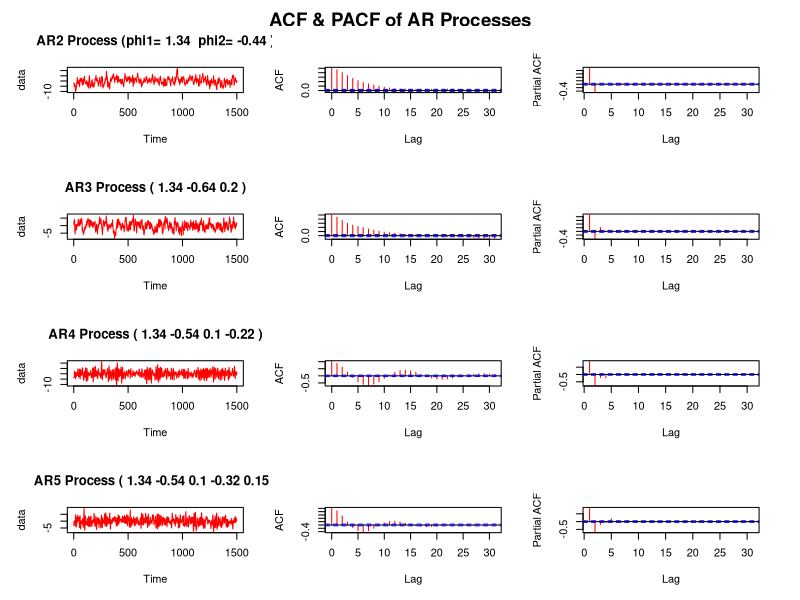

Write the R code that produced this figure.
# Remove all variables from the RStudio Memory
rm(list = ls())
# Remove all visuals from the RStudio Memory
try(dev.off())

# This script allows you to examine the ACF and PACF plots of AR Processes.
# The spikes of PACF plot indicate the order of the AR process


par(mfrow=c(4,3), oma=c(0,1,1,1))
phi1 = 1.34; phi2 = -0.44;
data = arima.sim(n = 1500, list(ar = c(phi1, phi2)))
plot(data, main = paste("AR2 Process (phi1=", phi1," phi2=",phi2,")" ), col='red') 
acf(data, type='correlation', main='', col='red')
acf(data, type='partial',main='', col='red')

phi1 = 1.34; phi2 = -0.64; phi3=0.2
data = arima.sim(n = 1500, list(ar = c(phi1, phi2, phi3)))
plot(data, main = paste("AR3 Process (",phi1, phi2, phi3,')'), col='red') 
acf(data, type='correlation', main='', col='red')
acf(data, type='partial',main='', col='red')

phi1 = 1.34; phi2 = -0.54; phi3=0.1; phi4=-0.22
data = arima.sim(n = 1500, list(ar = c(phi1, phi2, phi3, phi4)))
plot(data, main = paste("AR4 Process (",phi1, phi2, phi3, phi4,')'), col='red') 
acf(data, type='correlation', main='', col='red')
acf(data, type='partial',main='', col='red')

phi1 = 1.34; phi2 = -0.54; phi3=0.1; phi4=-0.32; phi5=0.15
data = arima.sim(n = 1500, list(ar = c(phi1, phi2, phi3, phi4, phi5)))
plot(data, main = paste("AR5 Process (",phi1, phi2, phi3, phi4, phi5,')'), col='red') 
acf(data, type='correlation', main='', col='red')
acf(data, type='partial',main='', col='red')

title("ACF & PACF of AR Processes", line = -1, outer = TRUE, font.main=2, cex.main=1.7)
